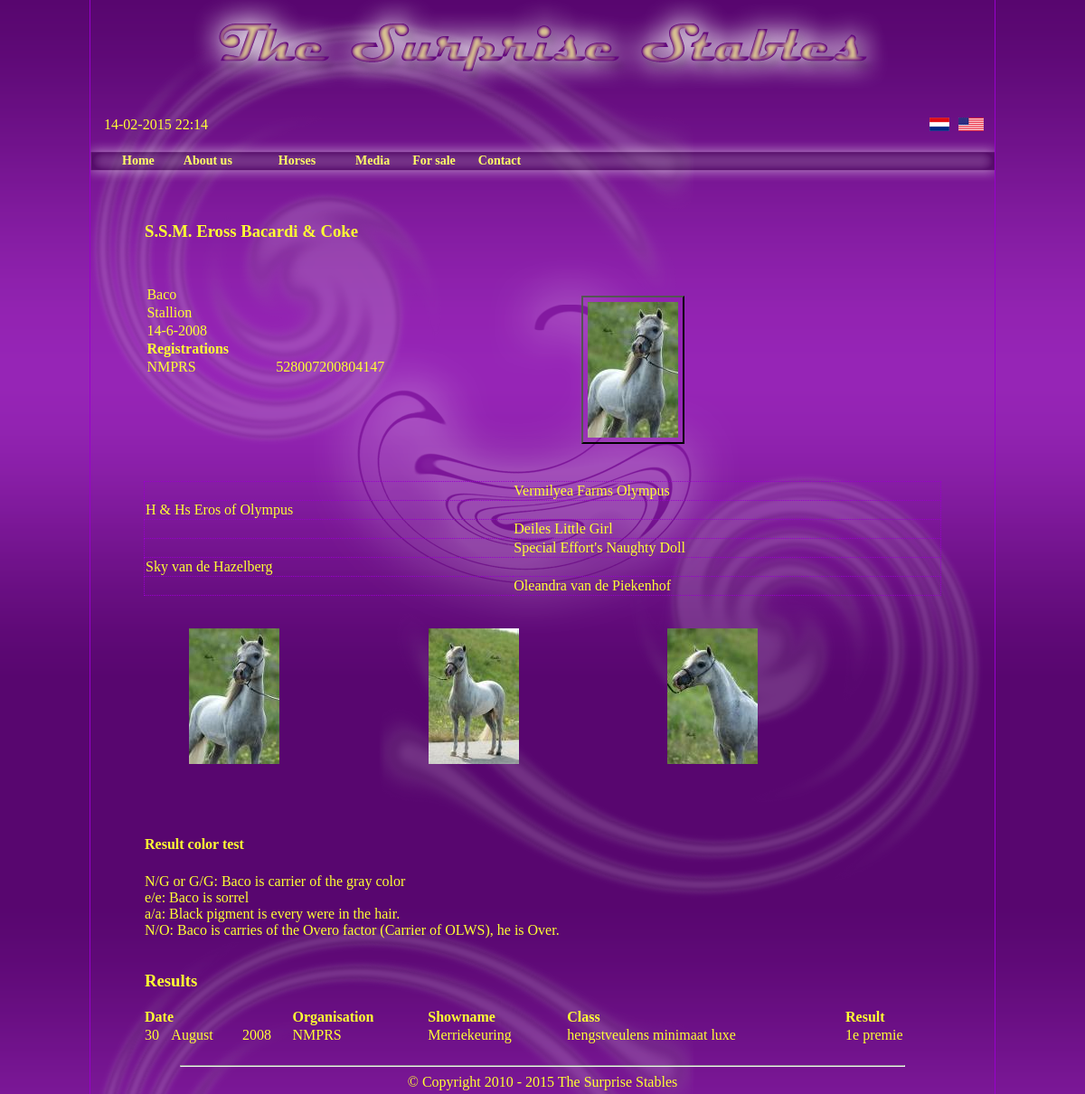
Screenshot of /horses.php?lang=en&stamp=1296677799 with the database file from the repository.
### tables this page shows
CREATE TABLE IF NOT EXISTS `horses` (
  `id` mediumint(9) NOT NULL AUTO_INCREMENT,
  `callname` varchar(255) NOT NULL,
  `fullname` varchar(255) NOT NULL,
  `gender` int(5) NOT NULL,
  `dobday` int(5) NOT NULL,
  `dobmonth` int(5) NOT NULL,
  `dobyear` int(10) NOT NULL,
  `sire` varchar(255) NOT NULL,
  `dam` varchar(255) NOT NULL,
  `fofs` varchar(255) NOT NULL,
  `mofs` varchar(255) NOT NULL,
  `fofd` varchar(255) NOT NULL,
  `mofd` varchar(255) NOT NULL,
  `stamp` int(11) NOT NULL,
  `sale` int(5) NOT NULL,
  `sale_price` varchar(10) NOT NULL,
  `sold_date` date NOT NULL,
  `color` varchar(100) NOT NULL,
  `height` varchar(100) NOT NULL,
  `unit` int(5) NOT NULL,
  `spot` int(5) NOT NULL,
  PRIMARY KEY (`id`)
);

CREATE TABLE IF NOT EXISTS `registration` (
  `id` mediumint(9) NOT NULL AUTO_INCREMENT,
  `organisation` varchar(50) NOT NULL,
  `registration` varchar(50) NOT NULL,
  `stamp` int(11) NOT NULL,
  PRIMARY KEY (`id`)
);

CREATE TABLE IF NOT EXISTS `picture` (
  `id` int(5) NOT NULL AUTO_INCREMENT,
  `image` varchar(225) NOT NULL,
  `stamp` varchar(12) NOT NULL,
  `main_image` int(11) NOT NULL,
  `gallery` int(11) NOT NULL,
  PRIMARY KEY (`id`)
);

CREATE TABLE IF NOT EXISTS `en_horses` (
  `id` mediumint(9) NOT NULL AUTO_INCREMENT,
  `title` varchar(60) NOT NULL,
  `text` text NOT NULL,
  `stamp` int(11) NOT NULL,
  PRIMARY KEY (`id`)
);

CREATE TABLE IF NOT EXISTS `results` (
  `id` mediumint(9) NOT NULL AUTO_INCREMENT,
  `resday` int(5) NOT NULL,
  `resmonth` int(5) NOT NULL,
  `resyear` int(10) NOT NULL,
  `organisation` varchar(100) NOT NULL,
  `showname` varchar(100) NOT NULL,
  `showclass` varchar(100) NOT NULL,
  `result` varchar(100) NOT NULL,
  `stamp` int(11) NOT NULL,
  PRIMARY KEY (`id`)
);

### config/config.php (called while the page is built, shortened)
<?php
	$menu_set		=	"1";
?>

### lang/en/main.php (called while the page is built, shortened)
<?php
	$MM_home		=	"Home";
	$MM_about		=	"About us";
	$MM_horses		=	"Horses";
	$MM_media		=	"Media";
	$MM_sale		=	"For sale";
	$MM_contact		=	"Contact";
$HORSE			=	array(
	"stallion"			=>	"Stallion",
	"mare"				=>	"Mare",
	"gelding"			=>	"Gelding",
	"measureunit1"		=>	"cm",
	"measureunit2"		=>	"inches",
	"measureunit3"		=>	"hands",
	"measurespot"		=>	"Measured on",
	"measurespot1"		=>	"Withers",
	"measurespot2"		=>	"Last hair of mane",
	"for_sale"			=>	"FOR SALE !",
	"sold"				=>	"SOLD !",
	"sellprice"			=>	"Sellprice :",
	"price_request"		=>	"Sale price is on request",
	"breedingprice"		=>	"Breeding price",
	"breed_request"		=>	"Breeding price is on request",
	"registrations"		=>	"Registrations",
	"result"			=>	"Result",
	"results"			=>	"Results",
	"organisation"		=>	"Organisation",
	"showname"			=>	"Showname",
	"class"				=>	"Class",
	"result"			=>	"Result",
	"current_breeding"	=>	"Current breeding",
	"expected_fd"		=>	"Expected foal date",
	"offspring"			=>	"Offspring",
	"horsename"			=>	"Name",
	"dob"				=>	"Date of birth",
	"gender"			=>	"Gender",
	"2ndparent"			=>	"2nd parent",
	"breedingterms"		=>	"Breedingterms",
	"outsidebreeding"	=>	"This stallion is availlable for outside breeding.",
						  );
$DATE			=	array(
	"1"					=>	"January",
	"2"					=>	"Februari",
	"3"					=>	"March",
	"4"					=>	"April",
	"5"					=>	"May",
	"6"					=>	"June",
	"7"					=>	"July",
	"8"					=>	"August",
	"9"					=>	"September",
	"10"				=>	"October",
	"11"				=>	"November",
	"12"				=>	"December",
	"date"				=>	"Date",
	 );
?>

### functions/functions.php (called while the page is built, shortened)
<?php
function validateint($inData) {
  $intRetVal = -1;
  $IntValue = intval($inData);
  $StrValue = strval($IntValue);
  if($StrValue == $inData) {
    $intRetVal = $IntValue;
  }
  return $intRetVal;
}
?>

### horses.php (the view, shortened to what this page needs)
<?php
	$data_id = "horses";
	if (!empty($_GET['lang']))
		{
			$lang		=	$_GET['lang'];
		}
include ('includes/incl.php');
if ($menu_set == 1)
		{
			include ('includes/menu.php');
		}
?>
<div class="overall_body">
   		<div id="body">
        	<div class="body_full">
<?php
$intUserInput = validateint($_GET['stamp']);
if($intUserInput > -1) {
$stamp		=	$_GET['stamp'];
$tablename	=	"horses";
			$stamp = mysql_real_escape_string($stamp);
						$sql ="SELECT * FROM ".$tablename." WHERE stamp= ".$stamp."";
    						$data = mysql_query($sql);
							if (mysql_num_rows($data)!==0)
								{
									$info = mysql_fetch_array( $data );
									$callname		=	$info['callname'];
									$callname		=	stripslashes($callname);
									$fullname		=	$info['fullname'];
									$fullname		=	stripslashes($fullname);
									$gender			=	$info['gender'];
									$dobday			=	$info['dobday'];
									$dobmonth		=	$info['dobmonth'];
									$dobyear		=	$info['dobyear'];
									$sire			=	$info['sire'];
									$sire			=	stripslashes($sire);
									$dam			=	$info['dam'];
									$dam			=	stripslashes($dam);
									$fofs			=	$info['fofs'];
									$fofs			=	stripslashes($fofs);
									$mofs			=	$info['mofs'];
									$mofs			=	stripslashes($mofs);
									$fofd			=	$info['fofd'];
									$fofd			=	stripslashes($fofd);
									$mofd			=	$info['mofd'];
									$mofd			=	stripslashes($mofd);
								}
				$horse	=	array (
								   	"1"	=>	$HORSE["stallion"],
									"2"	=>	$HORSE["mare"],
									"3"	=>	$HORSE["gelding"],
								   );
?>
<table>
	<tr>
    	<td>
			<h3>
            	<?php echo $fullname; ?>
           	</h3>
        </td>
   </tr>
</table>
<div class="halve">
<table>
	<tr>
    	<td>
        	<?php echo $callname; ?>
        </td>
    </tr>
	<tr>
    	<td>
        	<?php echo $horse[$gender]; ?>
        </td>
	</tr>
	<tr>
    	<td>
        	<?php echo $dobday ; echo "-" ; echo $dobmonth ;echo "-"; echo $dobyear ; ?>
        </td>
   	</tr>
    <tr>
        	<th colspan="2">
            	<b>
            		<?php
						echo $HORSE["registrations"]	;
					?>
                </b>
            </th>
        </tr>
        <?php
			$tablename	=	"registration";
			$sql ="SELECT * FROM ".$tablename." WHERE stamp= ".$stamp." ORDER BY id ASC";
    				$data = mysql_query($sql);
					if (mysql_num_rows($data)==0)
						{
							echo	"<tr><th colspan='2'>";
							echo "No registration known.";
							echo	"</th></tr>";
						}
					else
					{
					while($info = mysql_fetch_array( $data ))
						{
							$organisation 		= 	$info['organisation'];
							$organisation		=	stripslashes($organisation);
							$registration 		= 	$info['registration'];
?>
		<tr>
        	<td>
            	<?php echo $organisation ; ?>
            </td>
            <td>
            	<?php echo $registration ; ?>
            </td>
        </tr>
        <?php
						}
					}
	?>
</table>
</div>
<div class="halve">
	<table>
        <?php
			$tablename	=	"picture";
			$sql ="SELECT * FROM ".$tablename." WHERE stamp= ".$stamp." AND main_image= 1 ORDER BY id ASC";
    				$data = mysql_query($sql);
					if (mysql_num_rows($data)==0)
						{
							echo	"<tr><th colspan='2'>";
							echo 	"<img src='images/no_image.png' alt='No image availlable'/>";
							echo	"</th></tr>";
						}
					else
					{
					while($info = mysql_fetch_array( $data ))
						{
							$image_name 		= 	$info['image'];
								$thumb_path		=	"album/thumbs/thumb_";
								$full_path		=	"album/";
								$thumb_image	=	"".$thumb_path."".$image_name."";
								$full_image		=	"".$full_path."".$image_name."";
?>
		<tr>
        	<td>
            	<span class="left">
            	<a href="<?php echo $full_image;?>" title="Slide image" rel="foto">
                    	<img src="<?php echo $thumb_image;?>" title="Slide image" alt="Slide image" />
                    </a>
                </span>
            </td>
        </tr>
        <?php
						}
					}
	?>
	</table>
</div>
<div class="full">
<table>
    <tr class="listing">
    	<td>&nbsp;
    	</td>
        <td>
        	<?php echo $fofs ; ?>
        </td>
    </tr>
    <tr class="listing">
        <td>
        	<?php echo $sire ; ?>
        </td>
    	<td>&nbsp;
    	</td>
    </tr>
    <tr class="listing">
    	<td>&nbsp;
    	</td>
        <td>
        	<?php echo $mofs ; ?>
        </td>
    </tr>
    <tr class="listing">
    	<td>&nbsp;
    	</td>
        <td>
        	<?php echo $fofd ; ?>
        </td>
    </tr>
    <tr class="listing">
        <td>
        	<?php echo $dam ; ?>
        </td>
    	<td>&nbsp;
    	</td>
    </tr>
    <tr class="listing">
    	<td>&nbsp;
    	</td>
        <td>
        	<?php echo $mofd ; ?>
        </td>
    </tr>
</table>
</div>
	<?php
			$tablename	=	"picture";
			$sql ="SELECT * FROM ".$tablename." WHERE stamp= ".$stamp." ORDER BY id ASC";
    				$data = mysql_query($sql);
					if (mysql_num_rows($data)==0)
						{
						}
					else
					{
						if (mysql_num_rows($data)>1)
							{
							?>
<div class="image_scroll">
	<table>
    	<tr>
<?php
								while($info = mysql_fetch_array( $data ))
									{
										$image_name 		= 	$info['image'];
											$thumb_path		=	"album/thumbs/thumb_";
											$full_path		=	"album/";
											$thumb_image	=	"".$thumb_path."".$image_name."";
											$full_image		=	"".$full_path."".$image_name."";
?>
											<td>
            									<a href="<?php echo $full_image;?>" title="Slide image" rel="foto">
                    								<img src="<?php echo $thumb_image;?>" title="Slide image" alt="Slide image" />
                    							</a>
       										</td>
        <?php
									}
?>
	 </tr>
    </table>
</div>
<?php
							}
					}
	?>
<?php
						$tablename	=	"".$lang."_".$data_id."";
			$sql ="SELECT * FROM ".$tablename." WHERE stamp= ".$stamp." ORDER BY id DESC";
    				$data = mysql_query($sql) or die(mysql_error());
					if (mysql_num_rows($data)==0)
					{
					}
					else
					{
?>
<div class="full">
<?php
					while($info = mysql_fetch_array( $data ))
						{
							$title 	= 	$info['title'];
							$title	=	stripslashes($title);
    						$tekst 	= 	$info['text'];
							$tekst 	= 	nl2br ($tekst);
							$tekst	=	stripslashes($tekst);
							$stamp 	= 	$info['stamp'];
?>
<table>
	<tr>
    	<td>
			<h4>
				<?php echo $title ; ?>
			</h4>
        </td>
   	</tr>
    <tr>
    	<td>
			<?php echo $tekst ; ?>
        </td>
    </tr>
</table>
<?php
						}
?>
</div>
<?php
					}
?>
<?php
		$sql ="SELECT * FROM results WHERE stamp= ".$stamp." ORDER BY resyear DESC, resmonth DESC, resday DESC, organisation DESC";
    				$data = mysql_query($sql);
					if (mysql_num_rows($data)!==0)
					{
					?>
<table>
	<tr>
    	<th colspan="4">
        	<h3>
            	<?php echo $HORSE["results"]; ?>
            </h3>
        </th>
    </tr>
	<tr>
		<th colspan="3">
        	<b>
         		<?php echo $DATE["date"]; ?>
            </b>
    	</th>
		<td>
        	<b>
    			<?php echo $HORSE["organisation"]; ?>
            </b>
    	</td>
		<td>
        	<b>
    			<?php echo $HORSE["showname"]; ?>
            </b>
    	</td>
		<td>
        	<b>
    			<?php echo $HORSE["class"]; ?>
            </b>
    	</td>
		<td>
        	<b>
    			<?php echo $HORSE["result"]; ?>
            </b>
    	</td>
	</tr>
                    <?php
					while($info = mysql_fetch_array( $data ))
						{
							$resday			=	$info['resday'];
							$resmonth		= 	$info['resmonth'];
    						$resyear		= 	$info['resyear'];
							$organisation	=	$info['organisation'];
							$organisation	=	stripslashes($organisation);
							$showname		=	$info['showname'];
							$showname		=	stripslashes($showname);
							$showclass		=	$info['showclass'];
							$showclass		=	stripslashes($showclass);
							$result			=	$info['result'];
							$result			=	stripslashes($result);
?>
<tr>
	<td>
    	<?php echo $resday ; ?>
    </td>
	<td>
    	<?php echo $DATE[$resmonth] ; ?>
    </td>
	<td>
    	<?php echo $resyear ; ?>
    </td>
	<td>
    	<?php echo $organisation ; ?>
    </td>
	<td>
    	<?php echo $showname ; ?>
    </td>
	<td>
    	<?php echo $showclass ; ?>
    </td>
	<td>
    	<?php echo $result ; ?>
    </td>
</tr>
<?php
						}
?>
</table>
</div>
<?php
					}
?>
<?php
}
?>
   </div>
</div>

### includes/menu.php (shortened to what this page needs)
<div class="topmenu">
<ul id="nav">
	<li class="top">
		<a href="index.php?lang=<?php echo $lang ?>" class="top_link"><span><?php echo $MM_home ;?></span></a>
	</li>
	<li class="top">
		<a href="about.php?lang=<?php echo $lang ?>" class="top_link"><span class="down"><?php echo $MM_about ;?></span></a>
	</li>
	<li class="top">
		<a href="#" class="top_link"><span class="down"><?php echo $MM_horses ;?></span></a>
	</li>
    <li class="top">
		<a href="#" class="top_link"><span><?php echo $MM_media ;?></span></a>
	</li>
    <li class="top">
		<a href="#" class="top_link"><span><?php echo $MM_sale ;?></span></a>
	</li>
	<li class="top">
		<a href="contact.php" class="top_link"><span><?php echo $MM_contact ;?></span></a>
	</li>
</ul>
</div>

### style/common.css (style rules this page uses)
html, body { text-align : center; width : 100%; margin : 0px; padding : 0px; background-color: #290333; background-image: url(../images/body_bg.png); background-repeat: repeat; color : #ffff33; min-height : 100%; font-family : Comic Sans MF ; }
div.container { width : 1000px; min-height : 100%; height : auto; min-height : 650px; margin : 0px auto; padding : 0px; background-image: url(../images/container_bg.png); border-left : 1px solid #9900cc; border-right : 1px solid #9900cc; height : 100%; overflow : auto; *overflow : none; float : none; }
div.top { width : 100%; height : 125px; margin : 0 0 0 0; float : left; background-image: url(../images/header.png); background-repeat: no-repeat; }
div.topmenu { width : 100%; height : 60px; margin : 0 0 0 0; line-height : 55px; text-align : left; font-weight : bold; color : #ffff33; background-image:url(../images/menu_bg.png); background-repeat: no-repeat; float : left; }
div.footer { width : 100%; height : 40px; margin : 0 0 0 0; float : left; font-family : Comic Sans MF ; }
#language div.lang { width : 998px; height : 25px; margin : 0 0 0 0; line-height : 25px; float : left; }
#language div.selectflag { width : auto; height : 15px; float : right; margin-top : 5px; margin-right : 10px; border : none; cursor : pointer; }
#language img { border : none; }
#language div.time { width : auto; height : 25px; line-height : 25px; margin-left : 15px; float : left; }
#body div.body_full { width : 98%; height : auto; min-height : 300px; margin : 0 0 0 0; margin-left : 1%; float : left; text-align : justify; }
#body div.halve { width : 45%; height : auto; float : left; margin-left : 3%; }
#body div.full { width : 100%; height : auto; float : left; }
#body div.image_scroll { height : 213px; width : 90%; float : left; margin-left : 5%; overflow : auto; }
#body table { width : 90%; margin-left : 5%; margin-right : 5%; margin-top : 15px; margin-bottom : 15px; border : none; border-collapse : collapse; }
#body tr.listing { border : 1px dotted #9900cc; }
#body th { font-weight : normal; }
#body span.left { float : left; border : 2px outset #000000; margin : 10px 10px 10px 10px; }
#body img { border-style :none; margin : 5px 5px 5px 5px; }
hr.footer { width : 80%; color : #909; }

### style/menu_top.css (style rules this page uses)
#nav { padding : 0; margin : 0; margin-top : 0; margin-left : 15px; list-style : none; height : 60px; position : relative; z-index : 50; font-family : Comic Sans MF ; }
#nav li.top { display : block; float : left; height : 38px; }
#nav li a.top_link { display : block; float : left; height : 60px; line-height : 55px; color : #ffff66; text-decoration : none; font-size : 14px; font-weight : bold; padding : 0 0 0 0; cursor : pointer; margin-left : 15px; }
#nav li a.top_link span { float : left; display : block; padding : 0 5px 0 5px; height : 35px; }
#nav li a.top_link span.down { float : left; display : block; padding : 0 24px 0 12px; height : 35px; }

### rows the page displays
horses: fullname "S.S.M. Eross Bacardi & Coke", callname "Baco", gender "Stallion", dobday "14", dobmonth "6", dobyear "2008", fofs "Vermilyea Farms Olympus", sire "H & Hs Eros of Olympus", mofs "Deiles Little Girl", fofd "Special Effort's Naughty Doll", dam "Sky van de Hazelberg", mofd "Oleandra van de Piekenhof"
registration: organisation "NMPRS", registration "528007200804147"
picture: image (picture)
picture: image (picture)
picture: image (picture)
en_horses: title "Result color test", text "N/G or G/G: Baco is carrier of the gray color e/e: Baco is sorrel a/a: Black pigment is every were in the hair. N/O: Baco is carries of the Overo factor (Carrier of OLWS), he is Over."
results: resday "30", resmonth "August", resyear "2008", organisation "NMPRS", showname "Merriekeuring", showclass "hengstveulens minimaat luxe", result "1e premie"

### other values shown
$MM_home "Home"
$MM_about "About us"
$MM_horses "Horses"
$MM_media "Media"
$MM_sale "For sale"
$MM_contact "Contact"
$HORSE["registrations"] "Registrations"
$HORSE["results"] "Results"
$DATE["date"] "Date"
$HORSE["organisation"] "Organisation"
$HORSE["showname"] "Showname"
$HORSE["class"] "Class"
$HORSE["result"] "Result"
